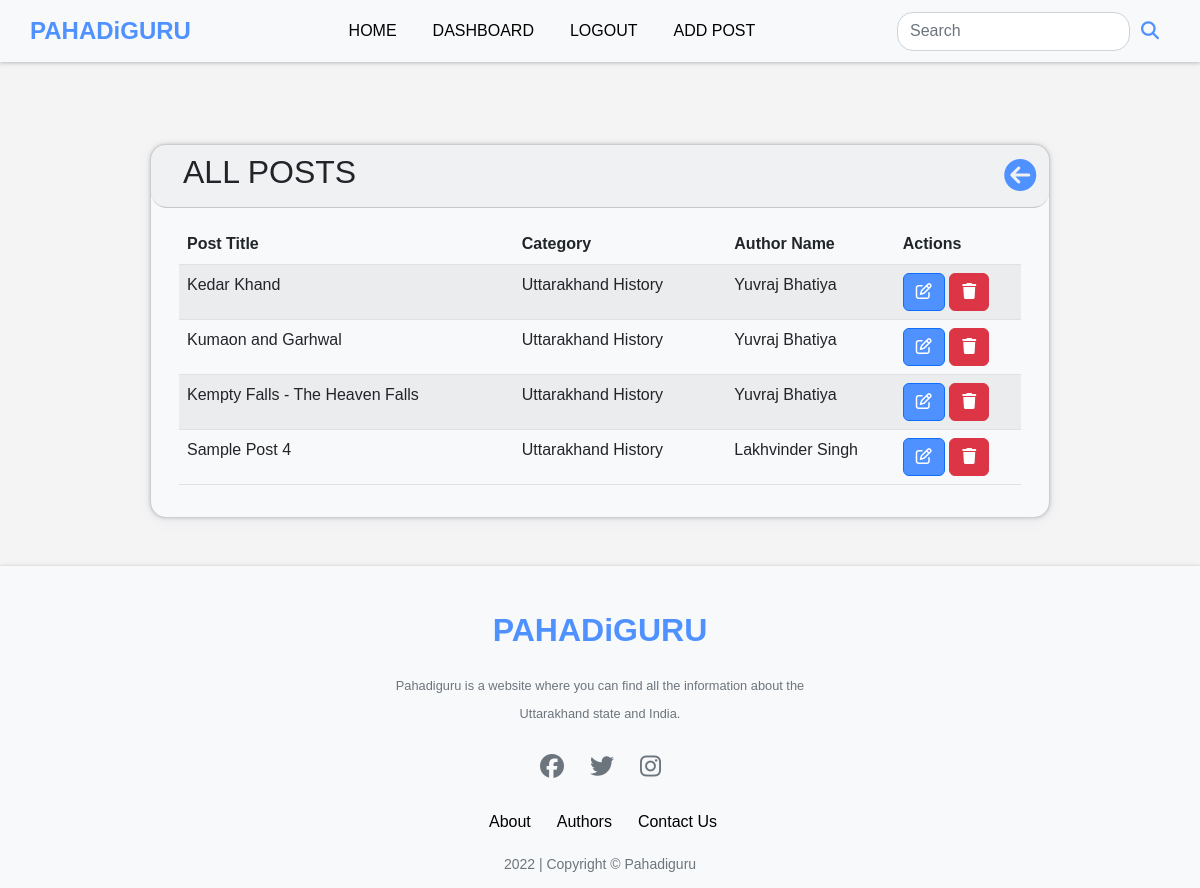
/admin_all_posts (signed in), run on an earlier commit of the app's database.
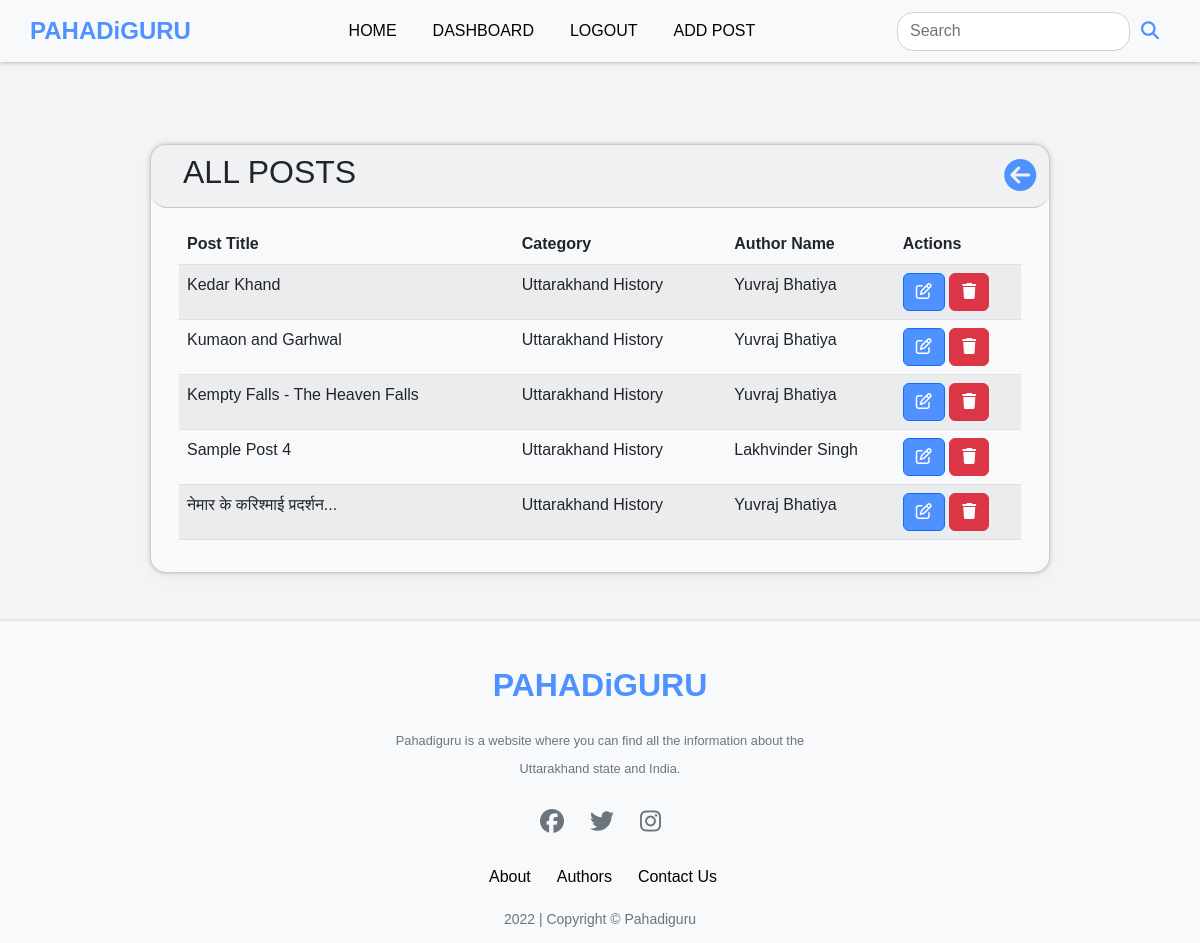
And on a later commit of the database.
### app.py (models this page shows)
class Posts(db.Model):
    id = db.Column(db.Integer, primary_key=True)
    title = db.Column(db.String(200), nullable=False)
    category = db.Column(db.String(50), nullable=False)
    slug= db.Column(db.String(200),nullable=True)
    content = db.Column(db.String(500), nullable=False)
    date_added = db.Column(db.Date, default=date.today)
    date_time = db.Column(db.DateTime, default=datetime.utcnow)
    poster_id = db.Column(db.Integer, db.ForeignKey('users.id'))
    likes=db.relationship('Likes',backref='post',passive_deletes=True)
    views=db.relationship('Views',backref='post',passive_deletes=True)
    image = db.Column(db.String(), nullable=True)

class Users(db.Model, UserMixin):
    id = db.Column(db.Integer, primary_key=True)
    first_name = db.Column(db.String(50), nullable=False)
    last_name = db.Column(db.String(50), nullable=False)
    email = db.Column(db.String(150), nullable=False,unique=True)
    phone = db.Column(db.String(50), nullable=True,default="None")
    date_added = db.Column(db.Date, default=date.today)
    about_author = db.Column(db.String(500), nullable=True,default="None")
    security_question = db.Column(db.String(50), nullable=True)
    security_answer = db.Column(db.String(50), nullable=True)
    password_hash = db.Column(db.String(128))
    role = db.Column(db.String(10), default='User')
    posts = db.relationship('Posts', backref='poster')
    likes=db.relationship('Likes',backref='user',passive_deletes=True)
    profile_pic=db.Column(db.String(), nullable=True , default="default.jpg")

### app.py (the view)
@app.route('/admin_all_posts', methods=['GET', 'POST'])
@login_required
def admin_all_posts():
    posts = Posts.query.all()
    return render_template('admin_all_posts.html',posts=posts)

### app.py (called while the page is built)
@login_manager.user_loader
def load_user(user_id):
    return Users.query.get(int(user_id))

### templates/admin_all_posts.html (shortened to what this page needs)
{% extends 'base.html' %}  {% block content %} {% if current_user.is_authenticated and
(current_user.role == 'Admin') %}
<br />
<br /><br /><br /><br /><br />
<div
  class="card rounded-4 m-auto w-75"
  style="
    box-shadow: rgba(67, 71, 85, 0.27) 0px 0px 0.25em,
      rgba(90, 125, 188, 0.05) 0px 0.25em 1em;
    background-color: #f8f9fa;
  "
>
  <div
    class="card-header rounded-4"
    style="display: flex; justify-content: space-between; align-items: center"
  >
    <div>
      <h2 class="text-uppercase font-weight-bold" style="margin-left: 1rem">
        All Posts
      </h2>
    </div>
    <a href="{{url_for('dashboard')}}"
      ><i
        class="fa-solid fa-circle-arrow-left"
        style="font-size: 2rem; margin-left: 10%; color: #4f92ff"
      ></i
    ></a>
  </div>
  <div class="card-body rounded-4">
    <div class="container">
      <div class="row">
        <div class="col rounded-4" style="min-width: 10.125rem">
          <table class="table table-striped">
            <thead>
              <tr>
                <th>Post Title</th>
                <th>Category</th>
                <th style="width: 20%">Author Name</th>
                <th style="width: 15%">Actions</th>
              </tr>
            </thead>
            <tbody>
              {% for post in posts %}
              <tr>
                <td>{{ post.title|truncate(30) }}</td>
                <td>{{ post.category}}</td>
                <td>{{ post.poster.first_name }} {{ post.poster.last_name }}</td>
                <td>
                  <a
                    href="{{url_for('edit_post',id=post.id)}}"
                    class="btn btn-primary" style="background-color: #4f92ff"
                    ><i class="fa-regular fa-pen-to-square"></i
                  ></a>
                  <a
                    onclick="return confirm('Are you sure you want to delete this post?');"
                    href="{{url_for('delete_post',id=post.id)}}"
                    class="btn btn-danger"
                    ><i class="fas fa-trash"></i
                  ></a>
                </td>
              </tr>
              {% endfor %}
            </tbody>
          </table>
        </div>
      </div>
    </div>
  </div>
</div>
<br />
<br />
{% endif %} {% endblock %}

What changed in the data, as far as the page shows it:
added Posts: title "नेमार के करिश्माई प्रदर्शन...", category "Uttarakhand History", poster.first_name "Yuvraj", poster.last_name "Bhatiya"
